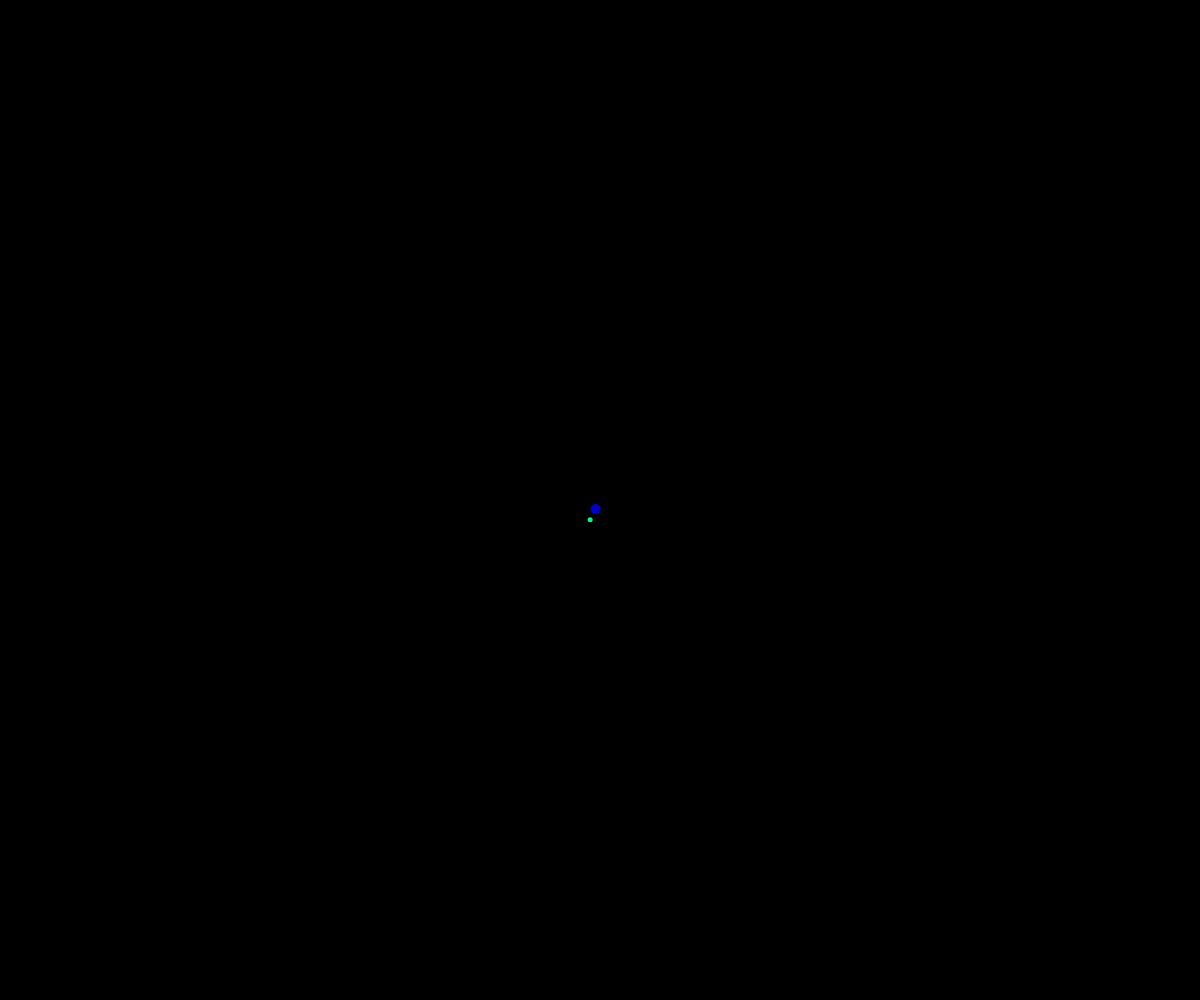
Frame 1 (no input)
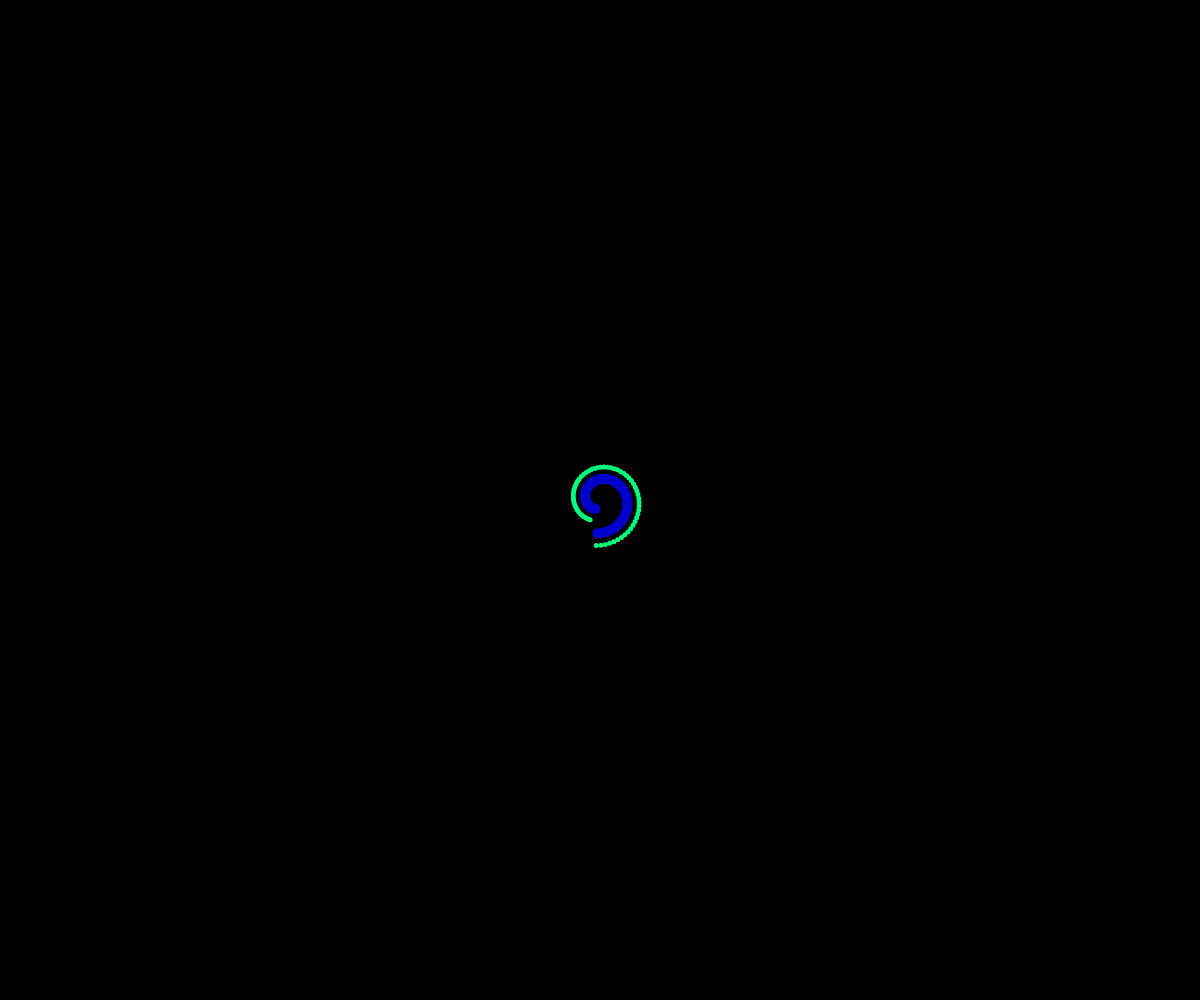
Frame 60 (no input)
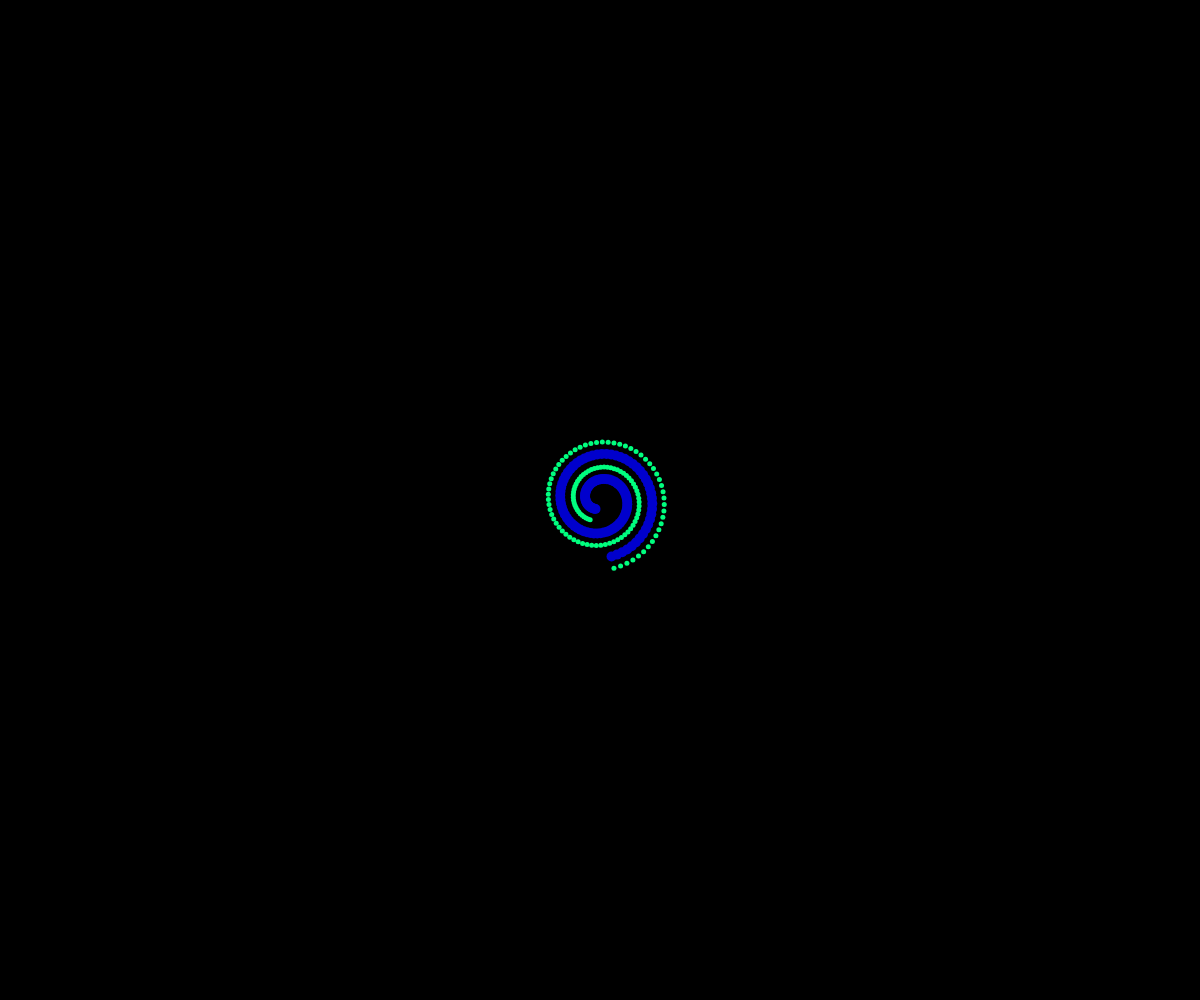
Frame 120 (the mouse pressed at the canvas centre since frame 60)

The p5.js sketch that drew these frames (run headless with seeded random() and noise() and a simulated clock; from frame 60 on, the mouse is pressed at the canvas centre):

// p5.js sketch
// ── sketch.js
var spiralUno;
var spiralDue;

function preload() {

}

function setup() {
  createCanvas(windowWidth, windowHeight);
  background('black');

  spiralUno = new Spiral(0, 0, 10);
  spiralDue = new Spiral(0, 0, 5);

  spiralDue.color = 'SpringGreen';
  spiralDue.start = 22;

}

function draw() {

  spiralUno.move();
  spiralUno.display();
  spiralDue.move();
  spiralDue.display2();

  for (var i = 0; i < 100; i++) {
    spiralTre = new Spiral(0, 0, 60);
  }

}

function Spiral(_x, _y, _diameter) {
  this.x = _x;
  this.y = _y;
  this.size = _diameter;
  this.color = 'MediumBlue';

  this.start = 10;
  this.angle = 90;
  this.speed = 0.1;
  this.distance = this.speed * 4;

  this.move = function() {
    this.x = cos(this.angle) * this.start;
    this.y = sin(this.angle) * this.start;
    this.angle += this.speed;
    this.start = this.start + this.distance;

  }

  this.display = function() {
    translate(width / 2, height / 2);
    fill(this.color);
    noStroke();
    ellipse(this.x, this.y, this.size);

  }

  this.display2 = function() {
    translate(0, 0);
    fill(this.color);
    noStroke();
    ellipse(this.x, this.y, this.size);

  }

}
